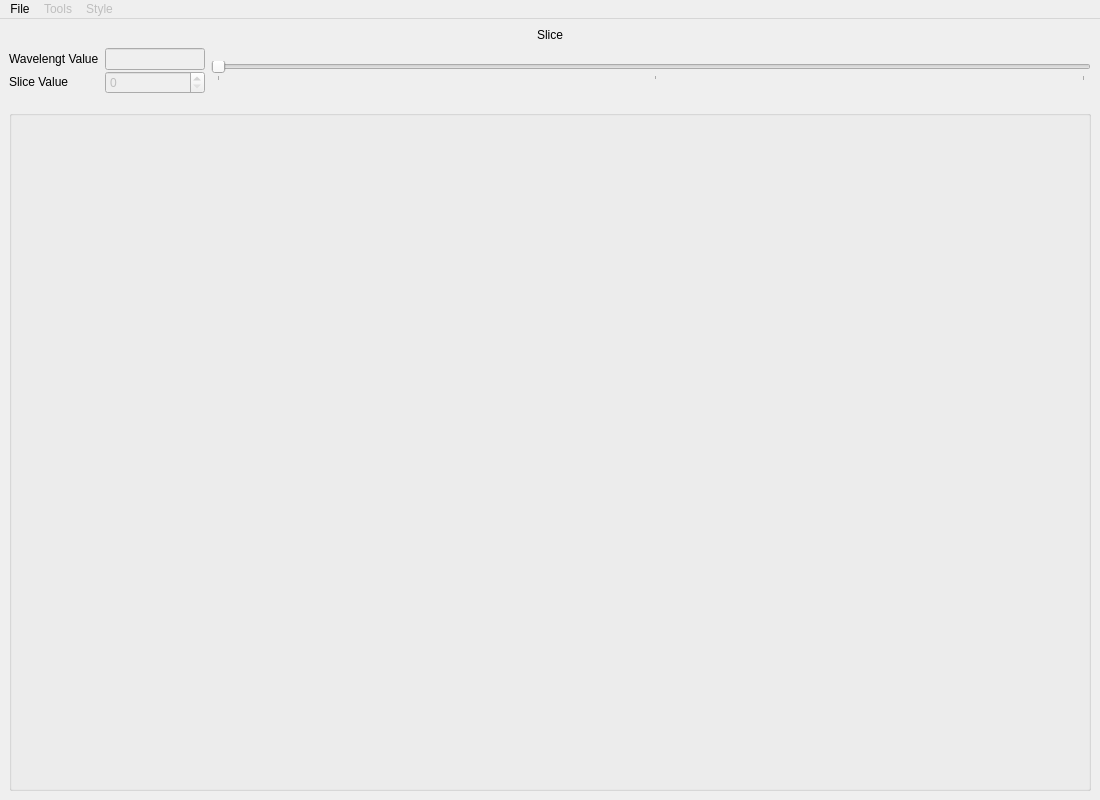
<?xml version="1.0" encoding="UTF-8"?>
<ui version="4.0">
 <class>cube_ans</class>
 <widget class="QMainWindow" name="cube_ans">
  <property name="geometry">
   <rect>
    <x>0</x>
    <y>0</y>
    <width>1100</width>
    <height>800</height>
   </rect>
  </property>
  <property name="minimumSize">
   <size>
    <width>1100</width>
    <height>800</height>
   </size>
  </property>
  <property name="windowTitle">
   <string>cube_ans</string>
  </property>
  <widget class="QWidget" name="widget">
   <layout class="QGridLayout" name="gridLayout_2">
    <item row="0" column="0">
     <layout class="QGridLayout" name="gridLayout">
      <item row="0" column="0">
       <widget class="QLabel" name="label">
        <property name="sizePolicy">
         <sizepolicy hsizetype="Minimum" vsizetype="Fixed">
          <horstretch>0</horstretch>
          <verstretch>0</verstretch>
         </sizepolicy>
        </property>
        <property name="text">
         <string>Slice</string>
        </property>
        <property name="alignment">
         <set>Qt::AlignCenter</set>
        </property>
       </widget>
      </item>
      <item row="2" column="0">
       <layout class="QGridLayout" name="gridLayout_3">
        <property name="sizeConstraint">
         <enum>QLayout::SetDefaultConstraint</enum>
        </property>
        <property name="verticalSpacing">
         <number>1</number>
        </property>
        <item row="1" column="1">
         <widget class="QSpinBox" name="sliceSpinBox">
          <property name="enabled">
           <bool>false</bool>
          </property>
          <property name="minimumSize">
           <size>
            <width>100</width>
            <height>0</height>
           </size>
          </property>
          <property name="maximumSize">
           <size>
            <width>100</width>
            <height>16777215</height>
           </size>
          </property>
          <property name="wrapping">
           <bool>false</bool>
          </property>
          <property name="buttonSymbols">
           <enum>QAbstractSpinBox::UpDownArrows</enum>
          </property>
          <property name="minimum">
           <number>0</number>
          </property>
          <property name="value">
           <number>0</number>
          </property>
         </widget>
        </item>
        <item row="0" column="0">
         <widget class="QLabel" name="label_3">
          <property name="sizePolicy">
           <sizepolicy hsizetype="Fixed" vsizetype="Fixed">
            <horstretch>0</horstretch>
            <verstretch>0</verstretch>
           </sizepolicy>
          </property>
          <property name="text">
           <string>Wavelengt Value</string>
          </property>
          <property name="alignment">
           <set>Qt::AlignLeading|Qt::AlignLeft|Qt::AlignVCenter</set>
          </property>
         </widget>
        </item>
        <item row="2" column="3">
         <widget class="QLabel" name="sliceMaximumValue">
          <property name="sizePolicy">
           <sizepolicy hsizetype="Preferred" vsizetype="Fixed">
            <horstretch>0</horstretch>
            <verstretch>0</verstretch>
           </sizepolicy>
          </property>
          <property name="text">
           <string/>
          </property>
          <property name="alignment">
           <set>Qt::AlignRight|Qt::AlignTrailing|Qt::AlignVCenter</set>
          </property>
         </widget>
        </item>
        <item row="0" column="2" rowspan="2" colspan="2">
         <widget class="QSlider" name="sliceSlider">
          <property name="enabled">
           <bool>false</bool>
          </property>
          <property name="orientation">
           <enum>Qt::Horizontal</enum>
          </property>
          <property name="tickPosition">
           <enum>QSlider::TicksBelow</enum>
          </property>
          <property name="tickInterval">
           <number>50</number>
          </property>
         </widget>
        </item>
        <item row="0" column="1">
         <widget class="QLineEdit" name="wavelengthLineEdit">
          <property name="enabled">
           <bool>false</bool>
          </property>
          <property name="minimumSize">
           <size>
            <width>100</width>
            <height>0</height>
           </size>
          </property>
          <property name="maximumSize">
           <size>
            <width>100</width>
            <height>16777215</height>
           </size>
          </property>
          <property name="alignment">
           <set>Qt::AlignRight|Qt::AlignTrailing|Qt::AlignVCenter</set>
          </property>
         </widget>
        </item>
        <item row="1" column="0">
         <widget class="QLabel" name="label_2">
          <property name="sizePolicy">
           <sizepolicy hsizetype="Fixed" vsizetype="Fixed">
            <horstretch>0</horstretch>
            <verstretch>0</verstretch>
           </sizepolicy>
          </property>
          <property name="text">
           <string>Slice Value</string>
          </property>
          <property name="alignment">
           <set>Qt::AlignLeading|Qt::AlignLeft|Qt::AlignVCenter</set>
          </property>
         </widget>
        </item>
        <item row="2" column="2">
         <widget class="QLabel" name="sliceMinimumValue">
          <property name="sizePolicy">
           <sizepolicy hsizetype="Preferred" vsizetype="Fixed">
            <horstretch>0</horstretch>
            <verstretch>0</verstretch>
           </sizepolicy>
          </property>
          <property name="text">
           <string/>
          </property>
         </widget>
        </item>
        <item row="3" column="0" colspan="4">
         <widget class="QGroupBox" name="spaceCubePlot">
          <property name="title">
           <string/>
          </property>
         </widget>
        </item>
       </layout>
      </item>
     </layout>
    </item>
   </layout>
  </widget>
  <widget class="QMenuBar" name="menuBar">
   <property name="geometry">
    <rect>
     <x>0</x>
     <y>0</y>
     <width>1100</width>
     <height>21</height>
    </rect>
   </property>
   <property name="nativeMenuBar">
    <bool>false</bool>
   </property>
   <widget class="QMenu" name="menuFile">
    <property name="title">
     <string>File</string>
    </property>
    <addaction name="actionOpen"/>
   </widget>
   <widget class="QMenu" name="menuTools">
    <property name="enabled">
     <bool>false</bool>
    </property>
    <property name="title">
     <string>Tools</string>
    </property>
    <addaction name="actionUnselect"/>
    <addaction name="actionRectangle"/>
    <addaction name="actionEllipse"/>
    <addaction name="actionZoom"/>
    <addaction name="actionPan"/>
    <addaction name="actionZoom_reset"/>
    <addaction name="separator"/>
    <addaction name="actionRectangle_coordinates"/>
    <addaction name="actionCreation_Rectangle"/>
    <addaction name="separator"/>
    <addaction name="actionCreation_Ellipse"/>
    <addaction name="separator"/>
    <addaction name="actionSpectrum_visualization"/>
    <addaction name="separator"/>
    <addaction name="actionBackground_subtraction"/>
   </widget>
   <widget class="QMenu" name="menuStyle">
    <property name="enabled">
     <bool>false</bool>
    </property>
    <property name="title">
     <string>Style</string>
    </property>
    <widget class="QMenu" name="menuColor">
     <property name="enabled">
      <bool>false</bool>
     </property>
     <property name="title">
      <string>Color</string>
     </property>
     <addaction name="actionGray"/>
     <addaction name="actionAccent"/>
     <addaction name="actionHeat"/>
     <addaction name="actionRainbow"/>
     <addaction name="actionCoolWarm"/>
    </widget>
    <widget class="QMenu" name="menuStretch">
     <property name="title">
      <string>Stretch</string>
     </property>
     <addaction name="actionSqrt"/>
     <addaction name="actionLog"/>
     <addaction name="actionLinear"/>
    </widget>
    <widget class="QMenu" name="menuScale">
     <property name="title">
      <string>Scale</string>
     </property>
     <addaction name="actionMinMax_Interval"/>
     <addaction name="actionZScale_Interval"/>
    </widget>
    <addaction name="menuColor"/>
    <addaction name="menuScale"/>
    <addaction name="menuStretch"/>
   </widget>
   <addaction name="menuFile"/>
   <addaction name="menuTools"/>
   <addaction name="menuStyle"/>
  </widget>
  <action name="actionOpen">
   <property name="text">
    <string>Open</string>
   </property>
  </action>
  <action name="actionRectangle">
   <property name="enabled">
    <bool>true</bool>
   </property>
   <property name="text">
    <string>Rectangle</string>
   </property>
  </action>
  <action name="actionZoom">
   <property name="enabled">
    <bool>true</bool>
   </property>
   <property name="text">
    <string>Zoom</string>
   </property>
  </action>
  <action name="actionPan">
   <property name="enabled">
    <bool>true</bool>
   </property>
   <property name="text">
    <string>Pan</string>
   </property>
  </action>
  <action name="actionMinMax_Interval">
   <property name="text">
    <string>MinMax Interval</string>
   </property>
  </action>
  <action name="actionZScale_Interval">
   <property name="text">
    <string>ZScale Interval</string>
   </property>
  </action>
  <action name="actionSqrt">
   <property name="text">
    <string>Sqrt</string>
   </property>
  </action>
  <action name="actionLog">
   <property name="text">
    <string>Log</string>
   </property>
  </action>
  <action name="actionLinear">
   <property name="text">
    <string>Linear</string>
   </property>
  </action>
  <action name="actionGray">
   <property name="text">
    <string>Gray</string>
   </property>
  </action>
  <action name="actionAccent">
   <property name="text">
    <string>Accent</string>
   </property>
  </action>
  <action name="actionHeat">
   <property name="text">
    <string>Heat</string>
   </property>
  </action>
  <action name="actionRainbow">
   <property name="text">
    <string>Rainbow</string>
   </property>
  </action>
  <action name="actionCoolWarm">
   <property name="text">
    <string>CoolWarm</string>
   </property>
  </action>
  <action name="actionRectangle_coordinates">
   <property name="text">
    <string>Rectangle coordinates</string>
   </property>
  </action>
  <action name="actionCreation_Rectangle">
   <property name="text">
    <string>Creation of Rectangle parameterized</string>
   </property>
  </action>
  <action name="actionSpectrum_visualization">
   <property name="text">
    <string>Spectrum visualization</string>
   </property>
  </action>
  <action name="actionEllipse">
   <property name="text">
    <string>Ellipse</string>
   </property>
  </action>
  <action name="actionBackground_subtraction">
   <property name="enabled">
    <bool>false</bool>
   </property>
   <property name="text">
    <string>Background subtraction</string>
   </property>
  </action>
  <action name="actionUnselect">
   <property name="text">
    <string>Unselect current tool</string>
   </property>
  </action>
  <action name="actionCreation_Ellipse">
   <property name="text">
    <string>Creation of Ellipse parameterized</string>
   </property>
  </action>
  <action name="actionZoom_reset">
   <property name="text">
    <string>Zoom reset</string>
   </property>
  </action>
 </widget>
 <resources/>
 <connections/>
</ui>
